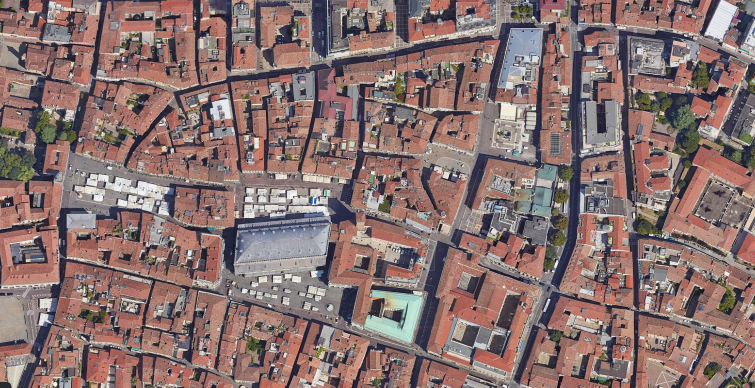
#> input picture experiments/image_registration/datasets/Capture.PNG, 1510 x 775 px, given in place of test.query.jpg, which was not available (shown at 1/2 size)
$ jupyter execute --allow-errors siamese.ipynb
#> lines starting #> are read from the running program, lines starting #| are printed output that depends on the picture; pictures that were not available may be replaced by others from this repository, and a replacement may not be noted
[cell 1]
import os
from pathlib import Path
import cv2
import numpy as np


from google.colab import drive
drive.mount('/content/drive')

image_query = "/content/drive/MyDrive/Master-Thesis-Structure-from-Motion/registration/Capture2.PNG"
image_target = "/content/drive/MyDrive/Master-Thesis-Structure-from-Motion/registration/Capture.PNG"
image_query = "/content/drive/MyDrive/Master-Thesis-Structure-from-Motion/registration/test.query.jpg"
image_target = "/content/drive/MyDrive/Master-Thesis-Structure-from-Motion/registration/test.target.jpg"

image_size = (256, 256)


def prepare_image(img):
    img_gray = cv2.cvtColor(img, cv2.COLOR_BGR2GRAY)
    img_edge_black = cv2.Canny(img_gray,100,200)
    ret, img_edge_white = cv2.threshold(img_edge_black, 100, 255, cv2.THRESH_BINARY_INV)
    img_rgb = cv2.cvtColor(img_edge_white, cv2.COLOR_GRAY2RGB)
    return img_rgb


image_query = cv2.imread(image_query) # Image to be aligned.
#> image_query is the input picture: shape (775, 1510, 3); mean B, G, R 110.7, 113, 136
image_target = cv2.imread(image_target) # Reference image.
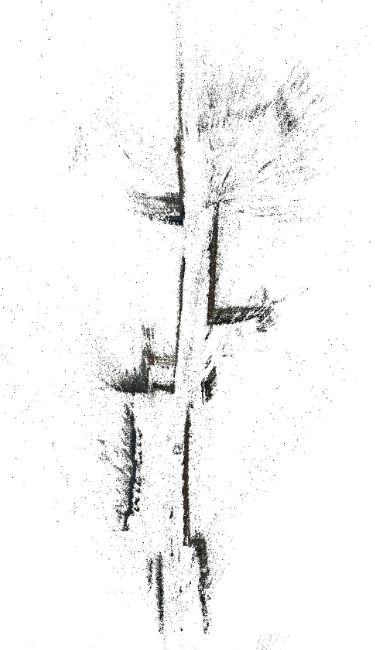
#> input picture experiments/image_registration/datasets/Capture2.PNG, 375 x 650 px, given in place of test.target.jpg, which was not available
#> image_target is the input picture: shape (650, 375, 3); mean B, G, R 244.6, 244.8, 244.8

image_query = prepare_image(image_query)
#> in prepare_image, `img_gray = cv2.cvtColor(img, cv2.COLOR_BGR2GRAY)`:
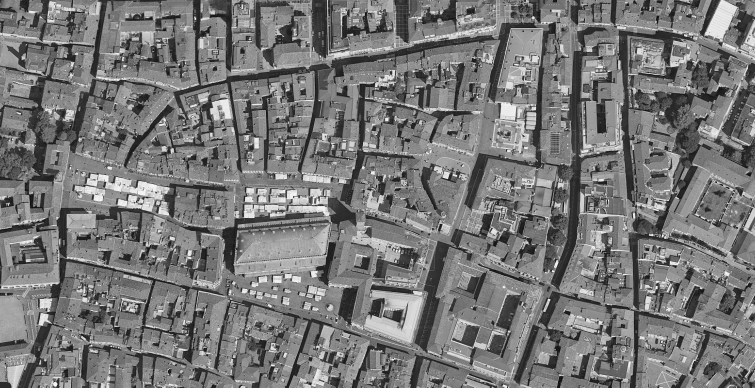
#> img_gray: shape (775, 1510) (shown at 1/2 size); min 1, max 254, mean 119.6
#> in prepare_image, `img_edge_black = cv2.Canny(img_gray,100,200)`:
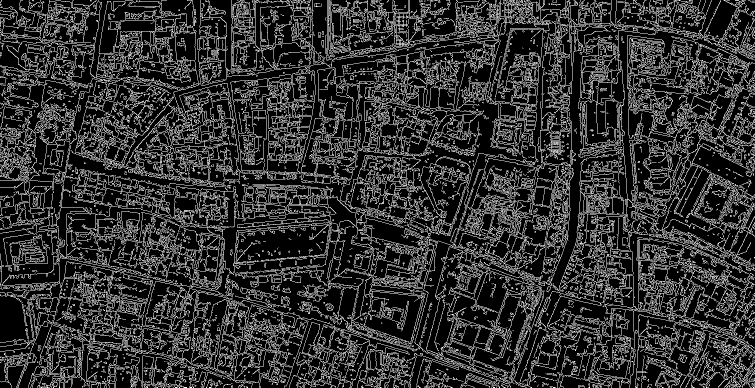
#> img_edge_black: shape (775, 1510) (shown at 1/2 size); 19.4% white in thin lines or dots
#> in prepare_image, `ret, img_edge_white = cv2.threshold(img_edge_black, 100, 255, cv2.THRE..`: img_edge_white: shape (775, 1510); 80.6% white; black in thin lines or dots
#> in prepare_image, `img_rgb = cv2.cvtColor(img_edge_white, cv2.COLOR_GRAY2RGB)`: img_rgb: shape (775, 1510, 3); 80.6% white; black in thin lines or dots
image_target = prepare_image(image_target)
#> in prepare_image (call 2), `img_edge_black = cv2.Canny(img_gray,100,200)`:
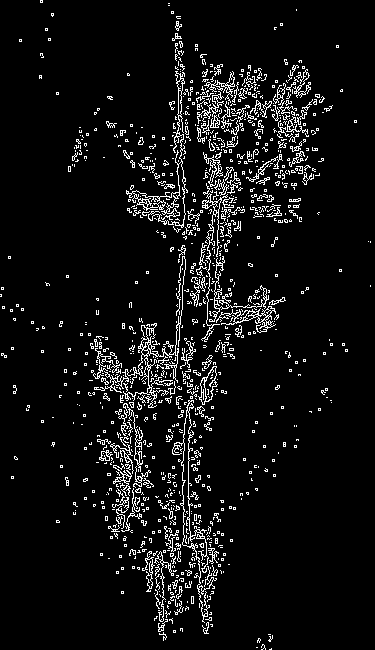
#> img_edge_black: shape (650, 375); 6.7% white in thin lines or dots
#> in prepare_image (call 2), `ret, img_edge_white = cv2.threshold(img_edge_black, 100, 255, cv2.THRE..`: img_edge_white: shape (650, 375); 93.3% white; black in thin lines or dots
#> in prepare_image (call 2), `img_rgb = cv2.cvtColor(img_edge_white, cv2.COLOR_GRAY2RGB)`: img_rgb: shape (650, 375, 3); 93.3% white; black in thin lines or dots
print(image_query.shape)
#| (775, 1510, 3)
print(image_target.shape)
#| (650, 375, 3)

[cell 2]
from keras.preprocessing.image import ImageDataGenerator
from keras.utils.image_utils import img_to_array
from matplotlib import pyplot as plt

#> (the rest of this cell did not finish here and is left out)

[cell 3]
def image_target_iter(image_target):
    step = 100

    for i in range(0, image_target.shape[0], step):
        for j in range(0, image_target.shape[1], step):
            sub_image = image_target[i: i+image_size[0], j:j+image_size[1]]

            if sub_image.shape[0] != image_size[0] or sub_image.shape[1] != image_size[1]:
                break

            yield sub_image


image_target_ = cv2.cvtColor(image_target, cv2.COLOR_BGR2GRAY)
image_target_ = image_target_ / 255.0
#> image_target_: shape (650, 375) float64; values 0 (black) and 1 (white), 93.3% white; black in thin lines or dots

dataset_target = []
#> (the rest of this cell did not finish here and is left out)
